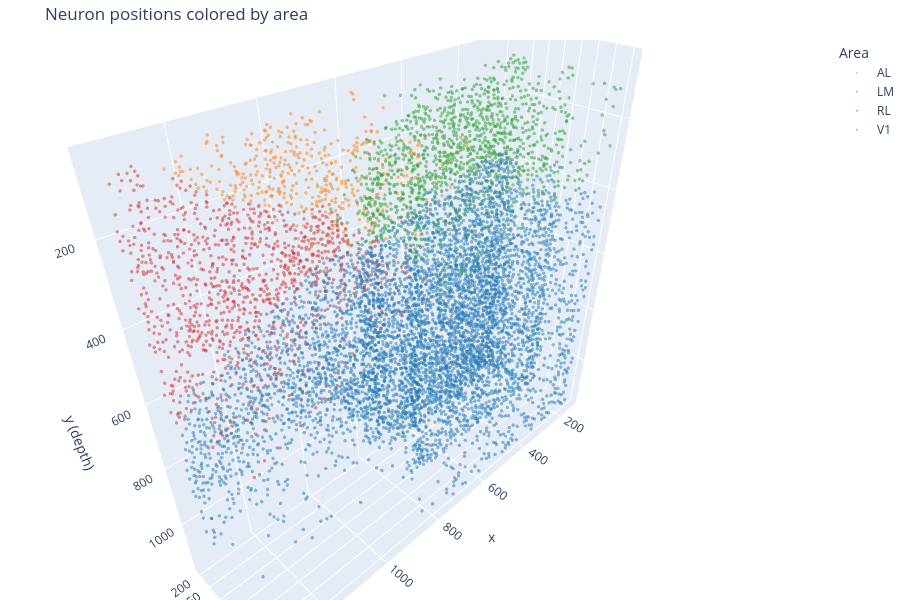

Notebook cell for this chart:
### Markdown cell above
## Part 2 — Deep-dive on session `7_5`

Now we move from cross-session statistics to studying one session in depth.

### 2a. Session structure

#### 2a.i Neuron coordinates in 3D

**What we compute:** 3D scatter of every neuron's pial position, colored by area.

**What we're spotting:** V1 forms a coherent spatial cluster, with higher areas (AL/LM/RL) at distinct positions. Outlier: scattered or sparse coverage → field-of-view problem.

### Code cell
deep_meta = microns_eda.get_session_meta(DATADIR, DEEP_DIVE_SESSION)

# Interactive 3D scatter via plotly — drag to rotate, scroll to zoom.
# (A static matplotlib version is also available via
#  microns_eda.plot_neuron_coords_3d if you need a saved figure.)
fig = microns_eda.plot_neuron_coords_3d_interactive(deep_meta)
fig.show()

### Figure 1 — Plotly figure (JSON) as saved in the notebook; plotly's stock layout.template omitted (floating-point values rounded to 4 significant figures; data arrays with more than 128 entries replaced by an {"elided": "..."} marker saying what was removed)
{"data": [{"marker": {"color": "#ff7f0e", "opacity": 0.5, "size": 2}, "mode": "markers", "name": "AL", "type": "scatter3d", "x": {"elided": "414 float values"}, "y": {"elided": "414 float values"}, "z": {"elided": "414 float values"}}, {"marker": {"color": "#2ca02c", "opacity": 0.5, "size": 2}, "mode": "markers", "name": "LM", "type": "scatter3d", "x": {"elided": "1262 float values"}, "y": {"elided": "1262 float values"}, "z": {"elided": "1262 float values"}}, {"marker": {"color": "#d62728", "opacity": 0.5, "size": 2}, "mode": "markers", "name": "RL", "type": "scatter3d", "x": {"elided": "1033 float values"}, "y": {"elided": "1033 float values"}, "z": {"elided": "1033 float values"}}, {"marker": {"color": "#1f77b4", "opacity": 0.5, "size": 2}, "mode": "markers", "name": "V1", "type": "scatter3d", "x": {"elided": "5485 float values"}, "y": {"elided": "5485 float values"}, "z": {"elided": "5485 float values"}}], "layout": {"height": 600, "legend": {"title": {"text": "Area"}}, "margin": {"b": 0, "l": 0, "r": 0, "t": 40}, "scene": {"xaxis": {"title": {"text": "x"}}, "yaxis": {"title": {"text": "z"}}, "zaxis": {"autorange": "reversed", "title": {"text": "y (depth)"}}}, "title": {"text": "Neuron positions colored by area"}}}
